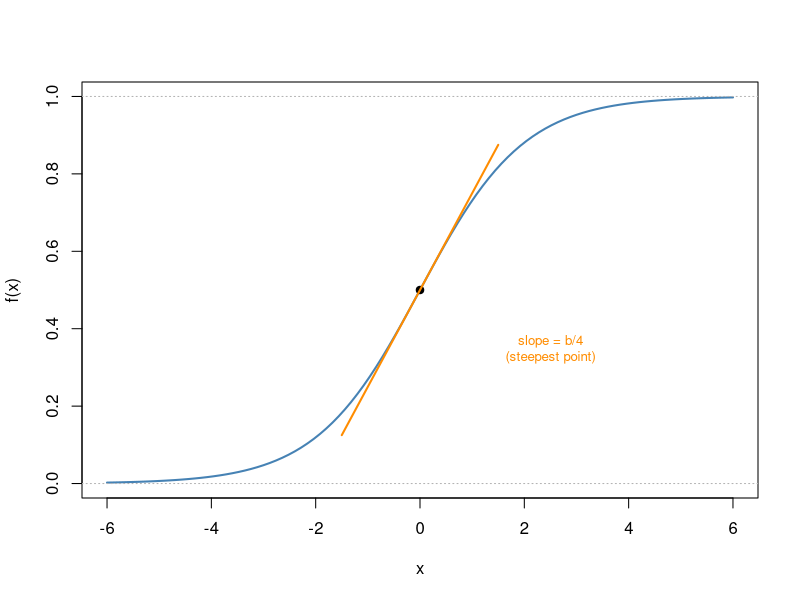
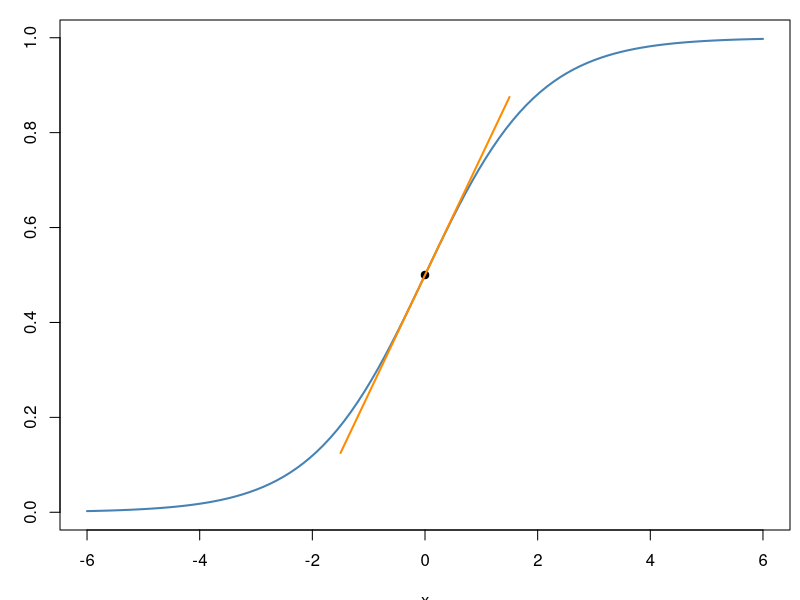

Recreate these plots in R, in order.
## ---- chunk 1
knitr::opts_chunk$set(echo = TRUE, warning = FALSE, message = FALSE,
                       fig.width = 5, fig.height = 3.5)
## ---- chunk 2
b <- 1
f  <- function(x) 1 / (1 + exp(-b * x))
fp <- function(x) b * exp(-b * x) / (1 + exp(-b * x))^2
fp(0)
## ---- chunk 3
curve(f(x), from = -6, to = 6, lwd = 2, col = "steelblue",
      xlab = "x", ylab = "f(x)")
abline(h = c(0, 1), lty = 3, col = "grey70")
points(0, 0.5, pch = 19)
curve(0.5 + fp(0) * x, from = -1.5, to = 1.5, add = TRUE, col = "darkorange", lwd = 2)
text(2.5, 0.35, "slope = b/4\n(steepest point)", col = "darkorange", cex = 0.8)
## ---- chunk 4
par(mar = c(3.5, 3, 1, 0.5))
curve(f(x), from = -6, to = 6, lwd = 2, col = "steelblue",
      xlab = "x", ylab = "f(x)")
points(0, 0.5, pch = 19)
curve(0.5 + fp(0) * x, from = -1.5, to = 1.5, add = TRUE, col = "darkorange", lwd = 2)
